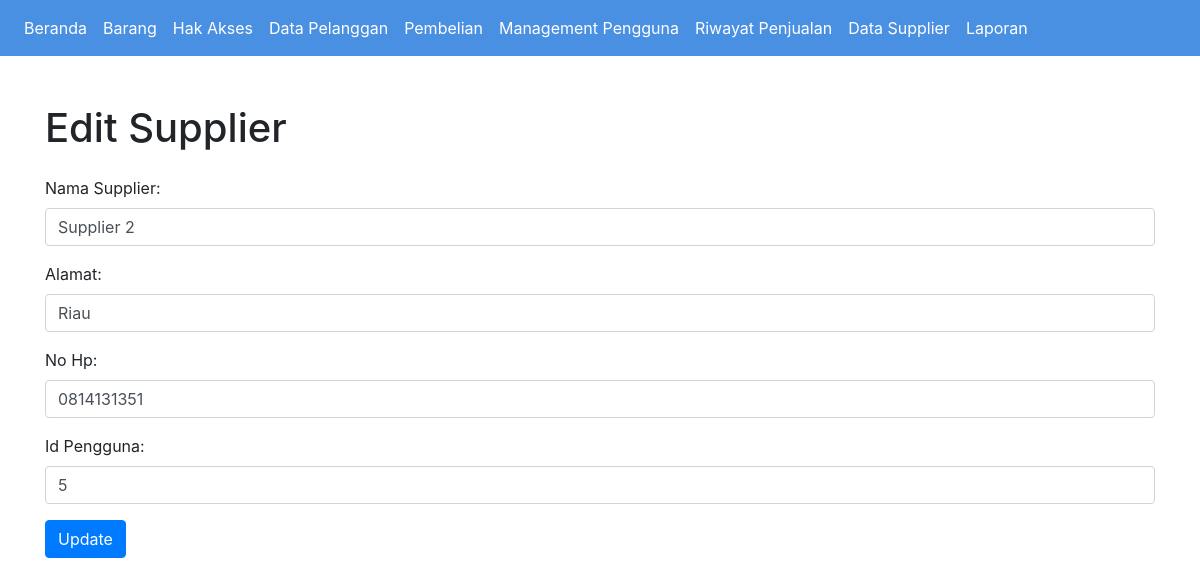
Page /supplier/update_supplier.php?id=3 on the committed database.
### tables this page shows
CREATE TABLE `supplier` (
  `IdSupplier` int(11) NOT NULL,
  `NamaSupplier` varchar(100) NOT NULL,
  `Alamat` varchar(100) NOT NULL,
  `NoHp` varchar(100) NOT NULL,
  `IdPengguna` int(11) NOT NULL
);

### supplier/Supplier.php (called while the page is built, shortened)
<?php
class Supplier {
    private $conn;
    public function __construct($conn) {
        $this->conn = $conn;
    }
    public function getById($idSupplier) {
        $sql = "SELECT * FROM supplier WHERE IdSupplier=?";
        $stmt = $this->conn->prepare($sql);
        $stmt->bind_param("i", $idSupplier);
        $stmt->execute();
        return $stmt->get_result()->fetch_assoc();
    }
}
?>

### supplier/update_supplier.php (the view, shortened to what this page needs)
<?php
include '../header.php';
include 'Supplier.php';
include '../connect.php';
$supplier = new Supplier($conn);
$idSupplier = $_GET['id'];
$data = $supplier->getById($idSupplier);
?>
<!DOCTYPE html>
<html lang="en">
<head>
    <link href="https://stackpath.bootstrapcdn.com/bootstrap/4.5.2/css/bootstrap.min.css" rel="stylesheet">
</head>
<body>
    <div class="container mt-5">
        <h1 class="mb-4">Edit Supplier</h1>
        <form method="POST">
            <div class="form-group">
                <label>Nama Supplier:</label>
                <input type="text" name="namaSupplier" class="form-control" value="<?php echo htmlspecialchars($data['NamaSupplier']); ?>" required>
            </div>
            <div class="form-group">
                <label>Alamat:</label>
                <input type="text" name="alamat" class="form-control" value="<?php echo htmlspecialchars($data['Alamat']); ?>" required>
            </div>
            <div class="form-group">
                <label>No Hp:</label>
                <input type="text" name="noHp" class="form-control" value="<?php echo htmlspecialchars($data['NoHp']); ?>" required>
            </div>
            <div class="form-group">
                <label>Id Pengguna:</label>
                <input type="text" name="idPengguna" class="form-control" value="<?php echo htmlspecialchars($data['IdPengguna']); ?>" required>
            </div>
            <button type="submit" class="btn btn-primary">Update</button>
        </form>
    </div>
</body>
</html>

### header.php (style rules this page uses)
body { background-color: #f0f8ff; color: #333; }

### rows in the picture
supplier: namaSupplier "Supplier 2", alamat "Riau", noHp "0814131351", idPengguna "5"
